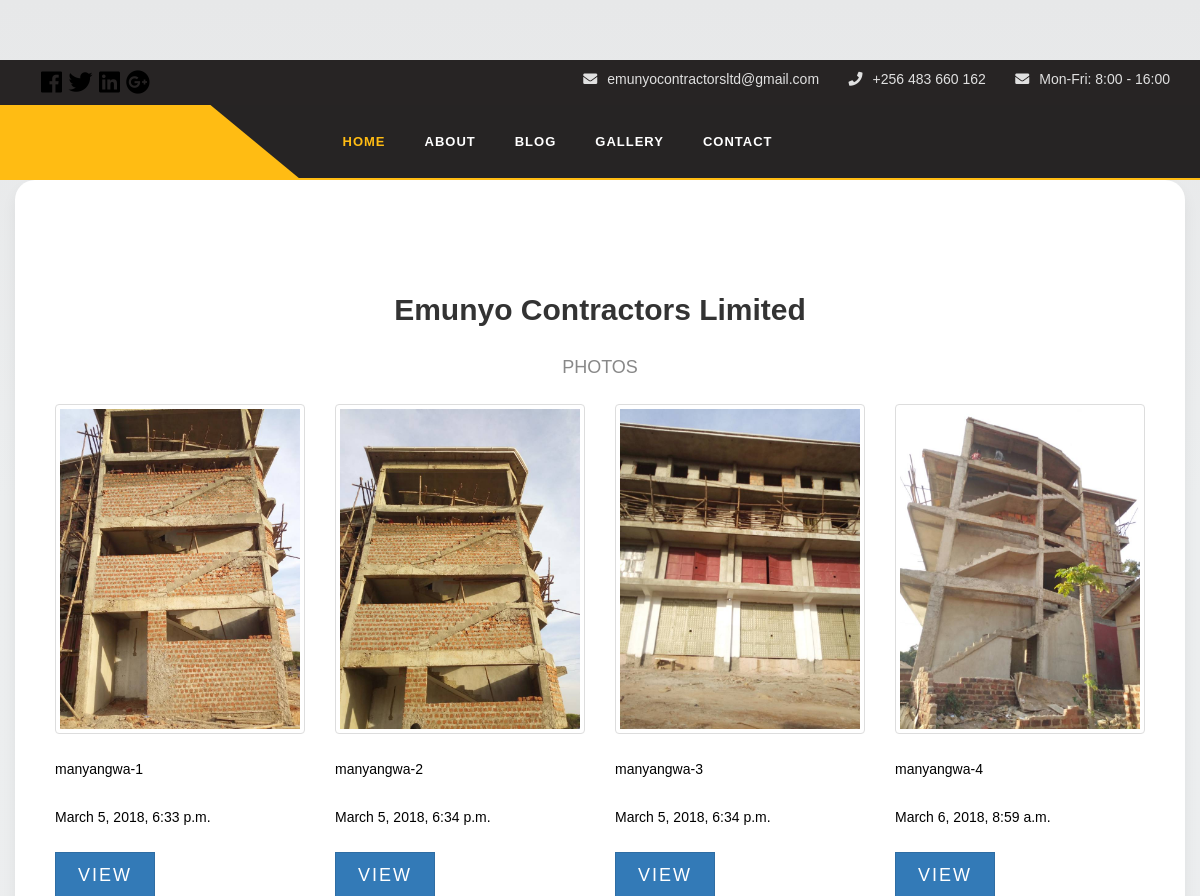
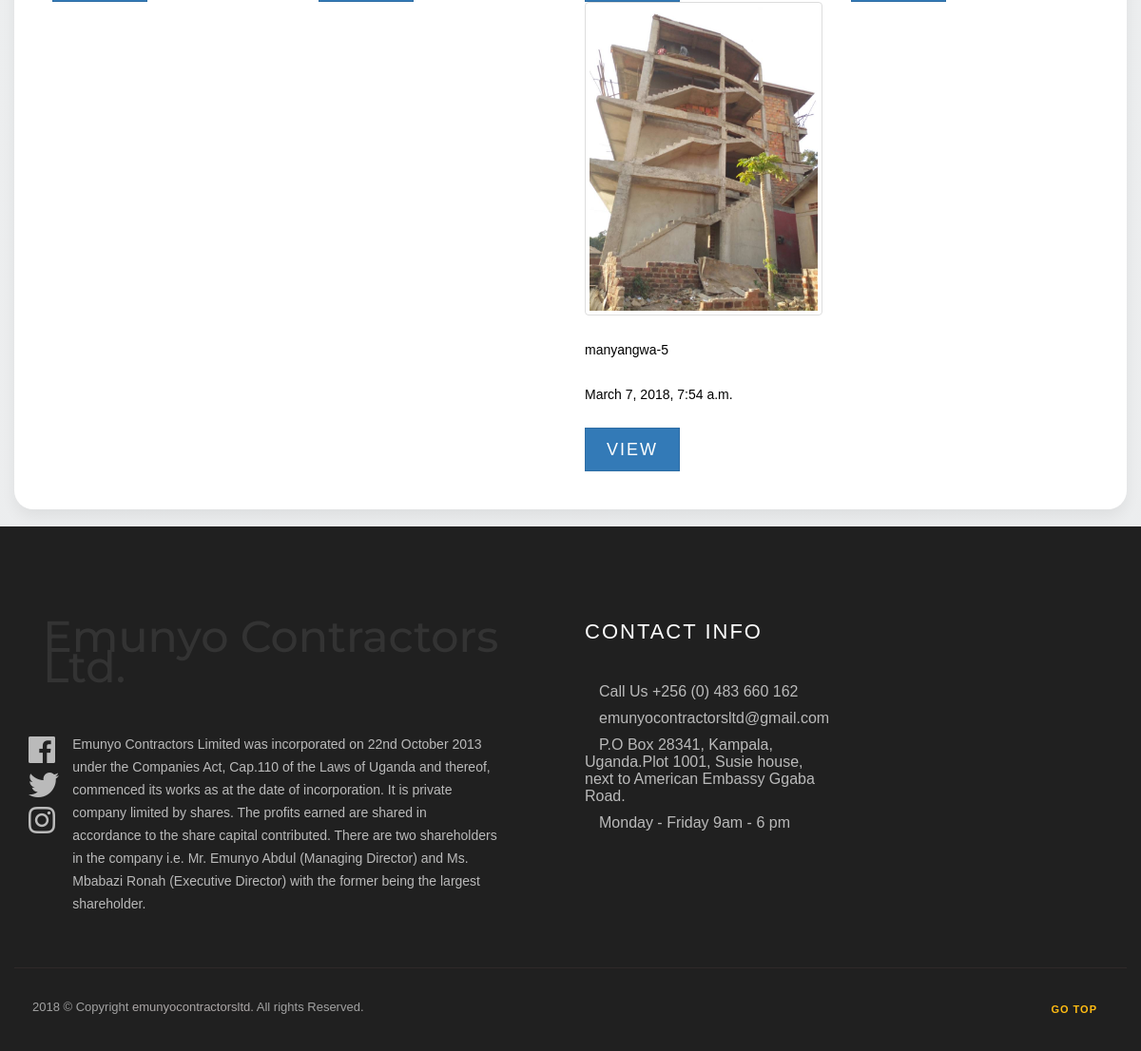
Page /gallery/manyangwa/ on the committed database (2 pictures, top to bottom).
### photos/models.py (models this page shows, shortened)
class Photo(models.Model):
	title = models.CharField(max_length=100)
	category = models.CharField(max_length=100, default='_photo')
	width = models.IntegerField(default=0)
	height = models.IntegerField(default=0)
	image = models.ImageField(null=False, blank=False, width_field='width', height_field='height')
	date = models.DateTimeField(auto_now_add=True, auto_now=False)
	class Meta:
		ordering : ['-date']

### photos/views.py (the view)
# urls.py: path('manyangwa/', views.manyangwa_listview, name='manyangwa_list'),
def manyangwa_listview(request):
	queryset = Photo.objects.all()
	context = {'photos' : queryset}
	return render(request,'manyangwa_photo.html', context)

### photos/templates/manyangwa_photo.html (shortened to what this page needs)
{% extends 'base_layout.html' %}
{% load static from staticfiles %}
{% block css %}
<link href="{% static 'css/gallery-grid.css' %}" rel="stylesheet">
{% endblock %}
{% block content %}
    <div class="header_topbar">
        <div class="container">
            <div class="row">
                <div class="header_top_left">
                    <ul class="header_socil list-inline pull-left">
                        <li>
                            <a href="#" class="fab fa-facebook fa-2x"></a>
                        </li>
                        <li>
                            <a href="#" class="fab fa-twitter fa-2x"></a>
                        </li>
                        <li>
                            <a href="#" class="fab fa-linkedin fa-2x"></a>
                        </li>
                        <li>
                            <a href="#" class="fab fa-google-plus fa-2x"></a>
                        </li>
                    </ul>
                </div>
                <div class="header_top_right list-unstyled">
                    <ul>
                        <li><i class="fa fa-envelope"></i>emunyocontractorsltd@gmail.com</li>
                        <li><i class="fa fa-phone"></i>+256 483 660 162</li>
                        <li><i class="fa fa-envelope"></i>Mon-Fri: 8:00 - 16:00 </li>
                    </ul>
                </div>
            </div>
        </div>
    </div>
    <div class="navigation">
        <div class="container">
            <div class="row">
                <div class="logo col-md-2">
                </div>
                <div class="col-md-7 col-md-offset-1">
                    <div id="navigation">
                        <ul>
                            <li><a class="active" href="{% url 'home' %}">Home</a></li>
                            <li class=""><a href="{% url 'about' %}" title="page">About</a></li>
                            <li class=""><a href="{% url 'posts:list' %}" title="blog">Blog</a></li>
                            <li><a href="{% url 'photos:button_list' %}" title="Gallery">Gallery</a></li>
                            <li><a href="{% url 'contact' %}" title="Contact">Contact</a></li>
                        </ul>
                    </div>
                </div>
            </div>
        </div>
    </div>
	<div class="container gallery-container tz-gallery">
		<h1>Emunyo Contractors Limited </h1>
   		 <p class="page-description text-center">PHOTOS</p>
		<div class="row">
			{% for photo in photos %}
				<div class="col-lg-3 col-md-3 col-sm-12">
					{% if photo.category == 'manyangwa_photo' %}
                    <a href="">
                        <img src="{{ photo.image.url }}" class="img-responsive img-thumbnail">
                        <h5><a href="">{{ photo.title }}</a></h5>
                        <h5><a href="">{{ photo.date }}</a></h5>
                    </a>
					 <button type="button" class="btn btn-primary btn-lg" data-toggle="modal" data-target="#myModal">view</button>
					{% endif %}
				</div>
			{% endfor %}
		</div>
	</div>
	<br>
{% endblock %}

### posts/templates/base_layout.html (shortened to what this page needs)
{% load static from staticfiles %}
<!DOCTYPE html>
<html lang="zxx">
<head>
    <link href="{% static 'css/animate.css' %}" rel="stylesheet">
    <link href="{% static 'css/hover.css' %}" rel="stylesheet">
    <link href="{% static 'css/lightbox.css' %}" rel="stylesheet">
    <link href="{% static 'css/owl.carousel.css' %}" rel="stylesheet">
    <link rel="stylesheet" type="text/css" href="{% static 'css/slick.css' %}" />
    <link rel="stylesheet" type="text/css" href="{% static 'css/slick-theme.css' %}" />
    <link href="{% static 'css/bootstrap.min.css' %}" rel="stylesheet">
    <link href="{% static 'css/normalize.css' %}" rel="stylesheet">
    <link href="{% static 'css/style.css' %}" rel="stylesheet">
    <link href="{% static 'css/responsive.css' %}" rel="stylesheet">
    <link href="{% static 'css/font-awesome/css/fontawesome-all.css' %}" rel="stylesheet">
    {% block css %}
    {% endblock %}
</head>
<body>
{% block content %}
{% endblock %}
    <footer class="footer-section">
        <div class="container">
            <div class="row">
                <div class="col-md-6 col-sm-4 col-xs-12">
                    <div class="widget">
                        <div class="col-md-12">
                            <h2>Emunyo Contractors Ltd.</h2>
                        </div>
                        <div class="col-md-1 col-sm-1 col-xs-2">
                            <ul class="list-icons link-list footer_soc">
                                <li>
                                    <a href="#"><i class="fab fa-facebook fa-2x"></i></a>
                                </li>
                                <li>
                                    <a href="#"><i class="fab fa-twitter fa-2x"></i></a>
                                </li>
                                <li>
                                    <a href="#"><i class="fab fa-instagram fa-2x"></i></a>
                                </li>
                            </ul>
                        </div>
                        <div class="col-md-10 col-sm-10 col-xs-10">
                            <p class="footer_para">Emunyo Contractors Limited was incorporated on 22nd October 2013 under the Companies Act, Cap.110 of the Laws of Uganda and thereof, commenced its works as at the date of incorporation. It is private company limited by shares. The profits earned are shared in accordance to the share capital contributed. There are two shareholders in the company i.e. Mr. Emunyo Abdul (Managing Director) and Ms. Mbabazi Ronah (Executive Director) with the former being the largest shareholder. </p>
                        </div>
                    </div>
                </div>
                <div class="col-md-3 col-sm-4 col-xs-12">
                    <div class="widget">
                        <h5>CONTACT INFO</h5>
                        <div class="box-content">
                            <div class="cont_widg">
                                <ul class="footer_contact_info">
                                    <li><span>Call Us  +256 (0) 483 660 162</span>
                                    </li>
                                    <li><span>emunyocontractorsltd@gmail.com</span>
                                    </li>
                                    <li><span>P.O Box 28341, Kampala, Uganda.Plot 1001, Susie house, next to American Embassy Ggaba Road.</span>
                                    </li>
                                    <li><span>Monday - Friday 9am - 6 pm</span>
                                    </li>
                                </ul>
                            </div>
                        </div>
                    </div>
                </div>
                <div class="subfooter">
                    <div class="col-xs-6">
                        <p>2018 © Copyright <a href="#">emunyocontractorsltd.</a> All rights Reserved.</p>
                    </div>
                    <div class="col-xs-6">
                        <a class="scrollup" href="#">GO TOP</a>
                    </div>
                </div>
            </div>
        </div>
    </footer>
</body>
</html>

### static/css/lightbox.css (style rules this page uses)
body:after { content: url(../images/shop/close.png) url(../images/shop/loading.gif) url(../images/shop/prev.png) url(../images/shop/next.png); display: none; }

### static/css/gallery-grid.css (style rules this page uses)
body { background-image: linear-gradient(to top, #ecedee 0%, #eceeef 75%, #e7e8e9 100%); min-height: 100vh; font: normal 16px sans-serif; padding: 60px 0; }
.container.gallery-container { background-color: #fff; color: #35373a; min-height: 100vh; border-radius: 20px; box-shadow: 0 8px 15px rgba(0, 0, 0, 0.06); }
.gallery-container h1 { text-align: center; margin-top: 70px; font-family: 'Droid Sans', sans-serif; font-weight: bold; }
.gallery-container p.page-description { text-align: center; max-width: 800px; margin: 25px auto; color: #888; font-size: 18px; }
.tz-gallery { padding: 40px; }
.tz-gallery img { border-radius: 4px; }

### rows in the picture
Photo: image (picture), title "manyangwa-1", date "March 5, 2018, 6:33 p.m."
Photo: image (picture), title "manyangwa-2", date "March 5, 2018, 6:34 p.m."
Photo: image (picture), title "manyangwa-3", date "March 5, 2018, 6:34 p.m."
Photo: image (picture), title "manyangwa-4", date "March 6, 2018, 8:59 a.m."
Photo: image (picture), title "manyangwa-5", date "March 7, 2018, 7:54 a.m."
